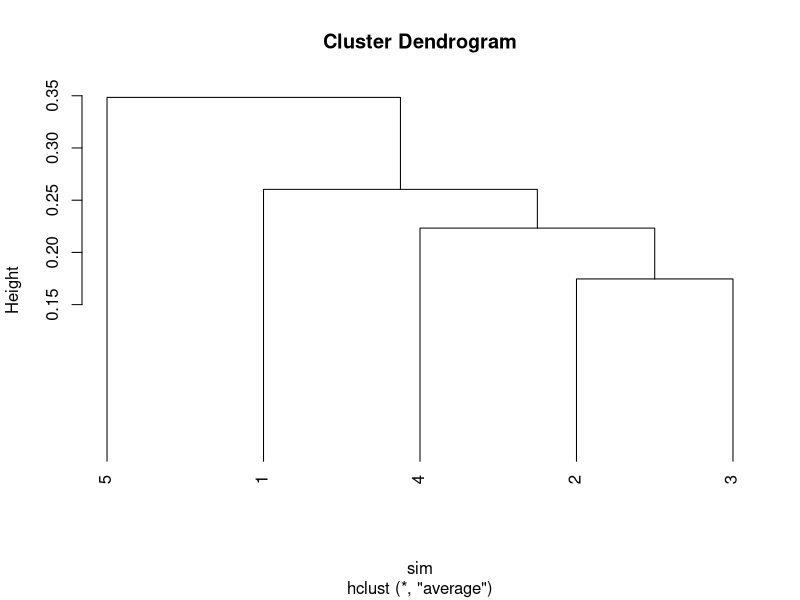

R code for this plot:
# http://nhkuma.blogspot.jp/2012/12/rr.html
# random dispersal: Rいろは・第二部：R基本操作編

# 各種の多様度指数、多様度の解析
# （以下、community1, 2というデータを仮定し、計算してみる）
community1 <- sample(1:5, 10, replace=T) # 10種の個体数を想定（1~5個体の範囲で）
community2 <- t(sapply(1:5, function(s) sample(1:5, 10, replace=T))) # さらに、行列版

library(vegan) # 生物群集解析のためのパッケージ
diversity(community1) # Shannon-Wiener index
# cf. 常用対数にする場合は, diversity(community1, base=2)
diversity(community1, index="simpson") # Simpson index (D)
diversity(community1, index="invsimpson") # Simpson index (1/D)

sim <- vegdist(community2, method="bray")
# 各行の群集間類似度を対戦表で表示（Bray-Curtis dissimilarity）
# 類似度（Bray-Curtis similarity）にするには全体を 1 から引く（1 - sim）
# cf. method="jaccard"：Jaccard類似度（在・不在データやランクの場合）

cruster <- hclust(sim, method="average") # 群平均法を用いたクラスター分析
plot(cruster, hang=-1) # custerを図示、hang=-1 で葉を揃える

# その他、MDS（多次元尺度構成法）なども"vegan"に含まれる
# vegan全般：　http://cc.oulu.fi/~jarioksa/opetus/metodi/vegantutor.pdf
# veganで序列化法（MDS, CCA, RDAなど）：http://cran.r-project.org/web/packages/vegan/vignettes/intro-vegan.pdf
